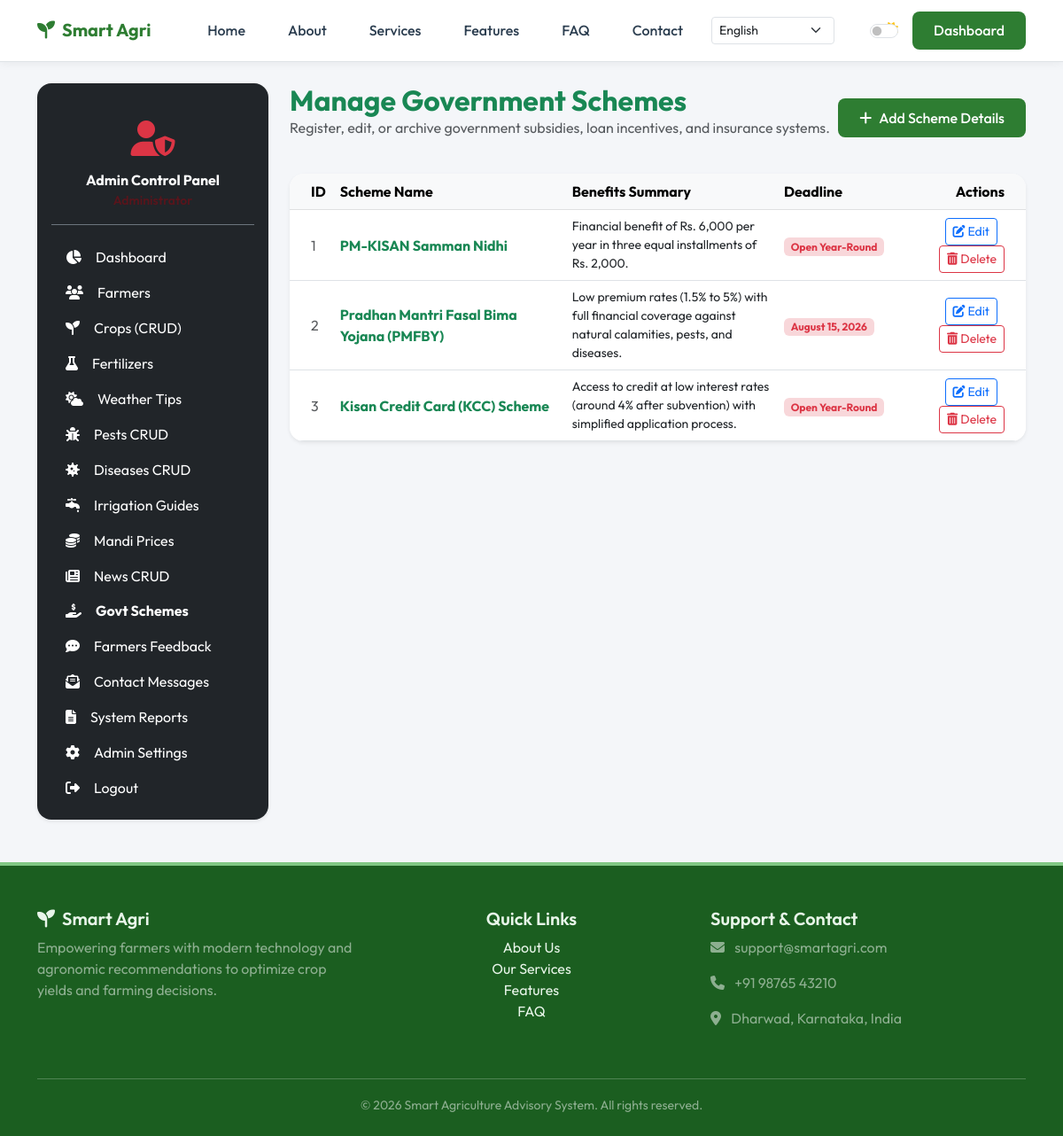
Screenshot of /admin/schemes (signed in) with the database file from the repository.
### app/models.py (models this page shows)
class GovernmentScheme(db.Model):
    __tablename__ = 'government_schemes'
    id = db.Column(db.Integer, primary_key=True)
    scheme_name = db.Column(db.String(200), nullable=False)
    description = db.Column(db.Text, nullable=False)
    benefits = db.Column(db.Text, nullable=True)
    eligibility = db.Column(db.Text, nullable=True)
    apply_link = db.Column(db.String(250), nullable=True)
    deadline = db.Column(db.String(100), nullable=True)

### app/routes/admin.py (the view, shortened to what this page needs)
@admin_bp.route('/schemes', methods=['GET', 'POST'])
@admin_required
def manage_schemes():
    schemes = GovernmentScheme.query.all()
    return render_template('admin/schemes.html', schemes=schemes)

### app/__init__.py (called while the page is built)
@login_manager.user_loader
def load_user(user_id):
    role = session.get('user_role')
    if role == 'admin':
        return Admin.query.get(int(user_id))
    return User.query.get(int(user_id))

### app/routes/admin.py (called while the page is built)
def admin_required(f):
    @wraps(f)
    def decorated_function(*args, **kwargs):
        if not current_user.is_authenticated or session.get('user_role') != 'admin':
            flash('Access restricted to Administrators. Please log in.', 'danger')
            return redirect(url_for('public.admin_login'))
        return f(*args, **kwargs)
    return decorated_function

### app/templates/admin/schemes.html (shortened to what this page needs)
{% extends 'admin_base.html' %}
{% block admin_content %}
<div class="row">
    <div class="col-12 d-flex justify-content-between align-items-center mb-4">
        <div>
            <h2 class="fw-bold mb-0 text-success">Manage Government Schemes</h2>
            <p class="text-muted">Register, edit, or archive government subsidies, loan incentives, and insurance systems.</p>
        </div>
        <button class="btn btn-primary-custom" data-bs-toggle="collapse" data-bs-target="#addSchemeCollapse">
            <i class="fas fa-plus me-2"></i>Add Scheme Details
        </button>
    </div>
    <div class="col-12">
        <div class="card card-custom border-0 shadow-sm">
            <div class="table-responsive">
                <table class="table table-hover align-middle mb-0">
                    <thead class="table-light">
                        <tr>
                            <th class="ps-4">ID</th>
                            <th>Scheme Name</th>
                            <th>Benefits Summary</th>
                            <th>Deadline</th>
                            <th class="pe-4 text-end">Actions</th>
                        </tr>
                    </thead>
                    <tbody>
                        {% if schemes %}
                            {% for s in schemes %}
                            <tr>
                                <td class="ps-4 text-muted">{{ s.id }}</td>
                                <td class="fw-bold text-success">{{ s.scheme_name }}</td>
                                <td class="small text-truncate-3" style="max-width: 300px;">{{ s.benefits }}</td>
                                <td><span class="badge bg-danger-subtle text-danger">{{ s.deadline or 'Open Year-Round' }}</span></td>
                                <td class="pe-4 text-end">
                                    <button class="btn btn-sm btn-outline-primary me-2" data-bs-toggle="modal" data-bs-target="#editSchemeModal{{ s.id }}">
                                        <i class="fas fa-edit"></i> Edit
                                    </button>
                                    <a href="{{ url_for('admin.delete_scheme', id=s.id) }}" class="btn btn-sm btn-outline-danger btn-delete-confirm" data-confirm-message="Are you sure you want to remove this scheme listing?">
                                        <i class="fas fa-trash-alt"></i> Delete
                                    </a>
                                </td>
                            </tr>
                            {% endfor %}
                        {% else %}
                            <tr>
                                <td colspan="5" class="text-center py-4 text-muted">No government schemes listed.</td>
                            </tr>
                        {% endif %}
                    </tbody>
                </table>
            </div>
        </div>
    </div>
</div>
{% endblock %}

### app/static/css/style.css (style rules this page uses)
:root { --primary-color: #2e7d32; --primary-dark: #1b5e20; --primary-light: #81c784; --accent-color: #4caf50; --accent-light: #e8f5e9; --body-bg: #f4f6f9; --card-bg: #ffffff; --text-color: #2c3e50; --text-muted: #6c757d; --border-color: #dee2e6; --sidebar-bg: #1e4620; --sidebar-text: #ffffff; --sidebar-hover: #2e7d32; --sidebar-active: #388e3c; --header-bg: #ffffff; --footer-bg: #1b5e20; --footer-text: #e8f5e9; }
body { background-color: var(--body-bg); color: var(--text-color); font-family: 'Outfit', sans-serif; transition: background-color 0.3s ease, color 0.3s ease; display: flex; flex-direction: column; min-height: 100vh; }
h1, h2, h3, h4, h5, h6 { font-family: 'Outfit', sans-serif; font-weight: 600; }
.btn-primary-custom { background-color: var(--primary-color); color: white !important; border: none; font-weight: 500; border-radius: 8px; padding: 0.6rem 1.5rem; transition: all 0.3s ease; }
.card-custom { background-color: var(--card-bg); border: 1px solid var(--border-color); border-radius: 16px; box-shadow: 0 4px 20px rgba(0,0,0,0.02); transition: transform 0.3s ease, box-shadow 0.3s ease, border-color 0.3s ease; overflow: hidden; }

### rows the page displays
GovernmentScheme: id "1", scheme_name "PM-KISAN Samman Nidhi", benefits "Financial benefit of Rs. 6,000 per year in three equal installments of Rs. 2,000.", deadline "Open Year-Round"
GovernmentScheme: id "2", scheme_name "Pradhan Mantri Fasal Bima Yojana (PMFBY)", benefits "Low premium rates (1.5% to 5%) with full financial coverage against natural calamities, pests, and diseases.", deadline "August 15, 2026"
GovernmentScheme: id "3", scheme_name "Kisan Credit Card (KCC) Scheme", benefits "Access to credit at low interest rates (around 4% after subvention) with simplified application process.", deadline "Open Year-Round"
